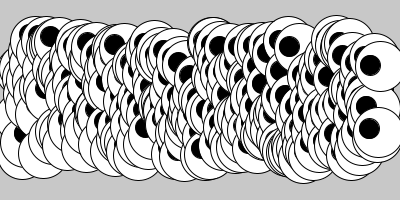
Frame 1 (no input)
Frame 60 (the mouse pressed at the canvas centre just before this capture): identical to frame 1, image omitted
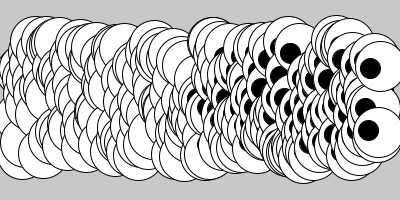
Frame 120 (the mouse held since frame 60 and released just before this capture)

The Processing sketch that drew these frames (run headless with seeded random() and noise(); from frame 60 on, the mouse is pressed at the canvas centre):

// Processing sketch: Ojos_3
// ── Ojos_3.pde
//Perez Nuñez Jared Giezi
PVector[] eyePositions; 
PVector[] pupilPositions; 
int numEyes = 250; 

void setup() {
  size(400, 200);
  eyePositions = new PVector[numEyes];
  pupilPositions = new PVector[numEyes];
  
  // Calcular posiciones de los ojos
  for (int i = 0; i < numEyes; i++) {
    float x = map(i, 0, numEyes-1, width * 0.05, width * 0.95); // Cambiado el rango de x
    float y = random(height * 0.2, height * 0.8); // Posición y aleatoria dentro del rango
    eyePositions[i] = new PVector(x, y);
  }
}

void draw() {
  background(200);
  
  PVector mouseVector = new PVector(mouseX, mouseY);
  
  // Dibujar ojos
  for (int i = 0; i < numEyes; i++) {
    PVector eyePos = eyePositions[i];
    PVector pupilPos = eyePos.copy().add(mouseVector.copy().sub(eyePos).setMag(10));
    pupilPositions[i] = pupilPos; // Almacenar posición de la pupila
    
    fill(255);
    ellipse(eyePos.x, eyePos.y, 50, 50);
    
    fill(0);
    ellipse(pupilPos.x, pupilPos.y, 20, 20);
  }
}
